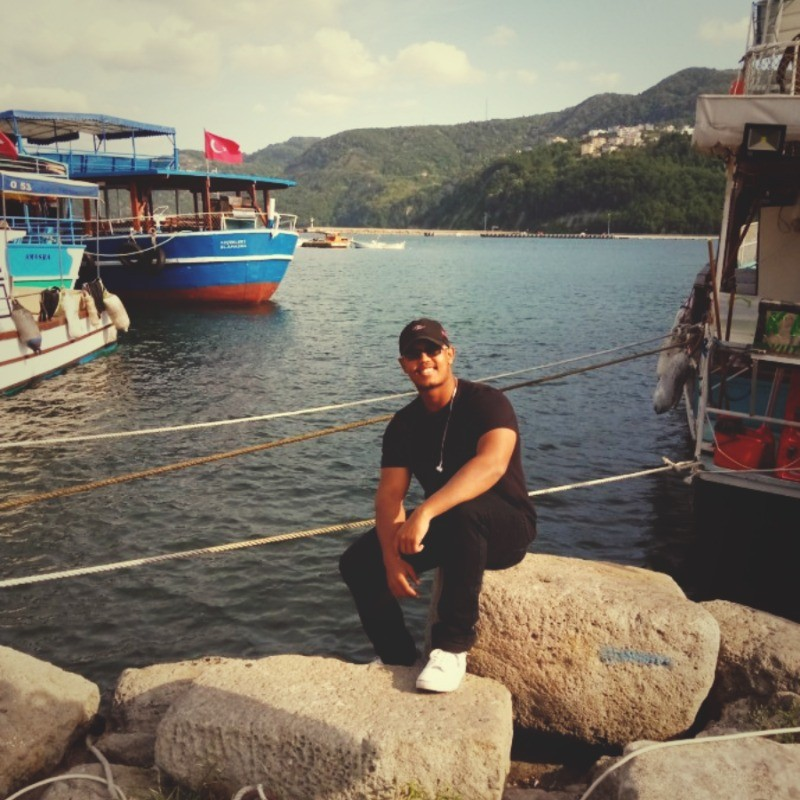
#> input picture Week 1/assets/ME.jpeg, 800 x 800 px
$ jupyter execute Lecture_1.ipynb
#> lines starting #> are read from the running program, lines starting #| are printed output that depends on the picture
# Lecture 1 — Pattern Recognition & Function Approximation (from Scalars to Vectors & Matrices) & Building the Linear Regression Model from Scratch

Welcome to **Lecture 1** of *Practical Introduction to Machine Learning and Deep Learning*!
This lecture is part of the **SAIR ML/DL Roadmap & Bootcamp**, and will lay the foundation for everything we’ll build later.

## 🌱 Why This Lecture Matters

Before we jump into big models and fancy libraries, we must understand the **core idea** behind machine learning:

> *“We don’t write explicit rules… we let algorithms learn patterns and rules from data.”*

This is what makes ML fundamentally different from traditional programming:
we don’t tell the computer exactly what to do; instead, it **learns from examples**.

## 📖 Definition (Short)

> **Machine Learning** is a *new programming paradigm* that uses algorithms to **recognize patterns** in data and **approximate functions** that map inputs to outputs.

## 🧠 Let’s Unpack This

- **Programming paradigm:**
  Traditional programming:
  $$
  \text{Rules} + \text{Data} \longrightarrow \text{Answer}
  $$
  Machine learning:
  $$
  \text{Data} + \text{Answer} \longrightarrow \text{Rules (Model)}
  $$
  💡 *We let the computer discover the rules from examples.*

- **Pattern recognition:**
  The model looks at examples and discovers regularities or structure in the data.
  It learns to generalize from what it sees rather than memorizing.

- **Function approximation:**
  There exists an unknown mapping \( f(x) \) behind the data.
  ML builds a parametric function \( f_\theta(x) \) that **approximates** it as closely as possible.
  💡 *“Why approximate?”* — because the true function is often unknown or too complex to write manually.

- **Algorithms (training):**
  Algorithms are used to adjust the parameters \( \theta \) so that predictions \( \hat{y} \) get closer to the true outputs \( y \).


<details>
<summary>🧾 Whiteboard Cue (click to expand)</summary>

Use the whiteboard to illustrate:

1. **Classical programming vs. ML paradigm**

2. **What is really Pattern recognition**

3. **Function approximation and why approx?**

4. **Conceptual flow diagram:**

[cell 1]
# Example: scalar input and function mapping

# Step 1: Define a single scalar input
x_scalar = 4  # this is our input

# Step 2: Define a function f(x) that maps input to output
def f(x):
    # This is our "model" or function
    # For now, it's just squaring the input
    return x**2

# Step 3: Compute the output for our input
y_scalar = f(x_scalar)

# Step 4: Show the result
print("Input x =", x_scalar)
print("Output y = f(x) =", y_scalar)

[cell 2]
import matplotlib.pyplot as plt
# ----------------------------
# 4️⃣ Plotting the Function
# ----------------------------
plt.figure(figsize=(6,4))
plt.plot(x_scalar, y_scalar, 'o-', color='blue', label='f(x) = x^2')
plt.title("Function f(x) = x^2")
plt.xlabel("x")
plt.ylabel("f(x)")
plt.grid(True)
plt.legend()
plt.show()
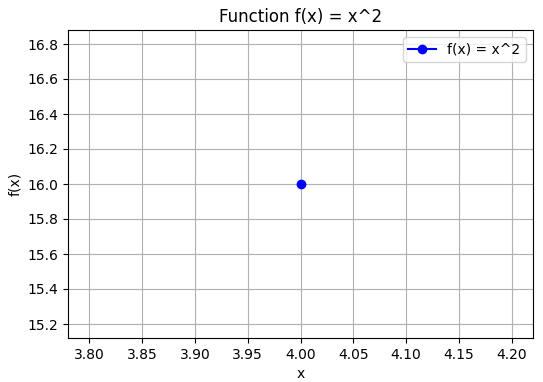
#> figure drawn by matplotlib, 1 panel

## A better way to visualize this is:

[cell 3]
import numpy as np
# ----------------------------
#Same code but we add the np.linspace function from numpy to create a curve
# ----------------------------
x_curve = np.linspace(0, 5, 100)  # 100 points from 0 to 5
y_curve = f(x_curve)

plt.figure(figsize=(6,4))
plt.plot(x_curve, y_curve, color='blue', label='f(x) = x^2')  # full curve
plt.scatter(x_scalar, y_scalar, color='red', s=100, label='Scalar Input')  # single point
plt.title("Function f(x) = x^2 with Scalar Highlighted")
plt.xlabel("x")
plt.ylabel("f(x)")
plt.grid(True)
plt.legend()
plt.show()
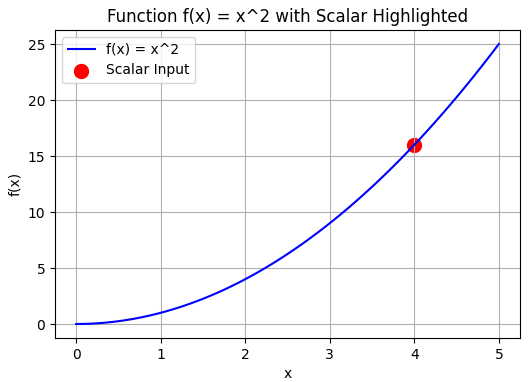
#> figure drawn by matplotlib, 1 panel; curve peaks at x = 5, y = 25

# From 2D Table to 3D Image Data

SCALAR → VECTOR → MATRIX → TENSOR

## 3️⃣ Visualizing the Data Hierarchy

To make the progression from **Scalar → Vector → Matrix → Tensor** tangible, see this diagram:

- **Scalar:** single number
- **Vector:** 1D array → single data point with multiple features
- **Matrix:** 2D array → multiple data points × features
- **Tensor:** 3D or higher → images, videos, sequences

In ML, data comes in various forms. We start with simple **tabular data** and move to **images**, which are essentially **3D arrays**.

---

## 1️⃣ 2D Tabular Data (Matrix)

Imagine a small dataset of 3 people with 3 features:

| Height | Weight | Age |
|--------|--------|-----|
| 180    | 75     | 25  |
| 165    | 60     | 30  |
| 170    | 68     | 28  |

This is a **matrix**: 3 rows (examples) × 3 columns (features).

```

[cell 4]
# 2D Tabular Data
people = [
    [180, 75, 25],
    [165, 60, 30],
    [170, 68, 28]
]


print(people) ## This is a 2D
print("2D Table (Matrix) of People Data:")
for row in people:
    print(row)

<div style="text-align: center; font-size: 28px; font-weight: bold;">
2️⃣ 3D Image Data
</div>

<div style="text-align: center; font-size: 20px; margin-top: 10px;">
Now, consider a <b>color image</b>. An image is naturally a <b>3D array</b>:
</div>

<div style="text-align: center; margin-top: 10px;">

</div>

<div style="text-align: center; font-size: 20px; margin-top: 10px;">
- Height × Width × Channels (RGB)<br>
- Each pixel has 3 values: Red, Green, Blue
</div>

[cell 5]
from PIL import Image
import matplotlib.pyplot as plt
import time

# ----------------------------
# Start Timer
# ----------------------------
start_time = time.time()

# Load image
img = Image.open("assets/ME.jpeg")
#> img is the input picture: PIL image 800x800 RGB; mean R, G, B 125.4, 118.3, 104.8
# Keep original size for visualization

# Convert to RGB tuples
img_rgb = list(img.getdata())
#> img_rgb = 640000 items
width, height = img.size

# Convert to 2D list (Height x Width) with RGB tuples
img_list = []
for i in range(height):
    row = []
    for j in range(width):
        row.append(img_rgb[i*width + j])
    img_list.append(row)
#> after the loop, img_list = 800 items

# Show image with matplotlib
plt.imshow(img)
plt.title("Real Image")
plt.axis("off")
plt.show()

# Print only top-left 5x5 pixels to keep it readable
print("\n My Image as a matrix (Height x Width x Channels):")
for i, row in enumerate(img_list[:5]):
    print([row[j] for j in range(5)])
#> this loop made 5 passes
#| [(200, 198, 173), (200, 198, 173), (200, 198, 173), (200, 198, 173), (200, 198, 173)]
#| [(200, 198, 173), (200, 198, 173), (200, 198, 173), (200, 198, 173), (200, 198, 173)]
#| [(200, 198, 173), (200, 198, 173), (200, 198, 173), (200, 198, 173), (200, 198, 173)]
#| [(200, 198, 173), (200, 198, 173), (200, 198, 173), (200, 198, 173), (200, 198, 173)]
#| [(200, 198, 173), (200, 198, 173), (200, 198, 173), (200, 198, 173), (200, 198, 173)]

# ----------------------------
# Stop Timer and Display
# ----------------------------
end_time = time.time()
print(f"\nPython list processing took {end_time - start_time:.4f} seconds")

## Can we enhance this code?
## Write less code ?
## Make it faster ?

## YES , take a look at this:

[cell 6]
import numpy as np

# ------------------------------
# NumPy Version
# ------------------------------
start_time = time.time()

# Load image and convert to NumPy array
img_np = np.array(Image.open("assets/ME.jpeg"))

# Show image with matplotlib
plt.imshow(img_np)
plt.title("Real Image (NumPy Version)")
plt.axis("off")
plt.show()

# Print pixel matrix
print("\nFull image matrix (NumPy Version):")
print(img_np)
#> (printed output is left out)

print(img_np.shape)
#| (800, 800, 3)

numpy_time = time.time() - start_time
print(f"\nNumPy version took {numpy_time:.4f} seconds")

## ⚠️ Why Python Lists and Loops Can Be a Problem in ML

So far, we have been representing images and data using **nested Python lists**:

```python
image_list = [
    [[255, 0, 0], [0, 255, 0]],
    [[0, 0, 255], [255, 255, 0]],
    [[255, 0, 255], [0, 255, 255]]
]
````

We can do operations with **for-loops**, but this approach has **serious limitations**.

---

### 🔹 Problems with Lists + For-Loops

1. **Inefficient for large datasets**

   * Images, videos, and tabular data often have **millions of elements**.
   * Nested loops (`for i in height`, `for j in width`, `for c in channels`) are **slow in Python**.

2. **Complex indexing and slicing**

   * Want a submatrix or a single color channel? It’s **cumbersome and error-prone**.

   ```python
   red_channel = [[pixel[0] for pixel in row[:2]] for row in image_list[:2]]
   ```

3. **No vectorized operations**

   * To increase brightness, you’d need **triple loops**:

   ```python
   for i in range(height):
       for j in range(width):
           for c in range(3):
               image_list[i][j][c] += 50
   ```

4. **Hard to integrate with ML/DL libraries**

   * Libraries like **TensorFlow, PyTorch, and scikit-learn** expect **arrays/tensors**, not nested lists.

5. **General-purpose vs specialized**

   * Python lists are **general data structures**, used for anything: strings, numbers, objects, etc.
   * Example:

   ```python
   person = ["Alice", 25, 1.68]  # string, integer, float
   ```

   * ✅ Flexible
   * ❌ Not optimized for **large numerical computations**

---

### 💡 Why NumPy is Better

NumPy introduces **multi-dimensional arrays (ndarrays)** that:

* Are **memory-efficient**
* Allow **fast vectorized operations** (no explicit loops needed)
* Support **easy slicing, indexing, and broadcasting**
* Integrate seamlessly with ML/DL libraries

```python
import numpy as np

# Convert Python list to NumPy array
image_np = np.array(image_list)

# Increase brightness vectorized
image_np = np.clip(image_np + 50, 0, 255)

# Get top-left 2x2 pixels, red channel
print(image_np[:2, :2, 0])
```

---

### 🔹 Key Intuition

* Python lists are **flexible but slow** for large numerical data.
* NumPy arrays are **optimized for numerical computation**:

  * Stored **contiguously in memory**
  * Use **low-level C operations** for speed
  * Enable **vectorized math on entire arrays at once**

> ✅ For real ML workloads (images, audio, tabular data), **NumPy is the standard starting point**.

```

This now clearly shows why lists are general-purpose**, why they’re slow for ML tasks, and why NumPy is specialized, fast, and essential.

## ⚠️ Why Python Lists and Loops Can Be a Problem in ML

So far, we have been representing images and data using **nested Python lists**:

```python
image_list = [
    [[255, 0, 0], [0, 255, 0]],
    [[0, 0, 255], [255, 255, 0]],
    [[255, 0, 255], [0, 255, 255]]
]
````

We can do operations with **for-loops**, but this approach has **serious limitations**.

---

### 🔹 Problems with Lists + For-Loops

1. **Inefficient for large datasets**

   * Images, videos, and tabular data often have **millions of elements**.
   * Nested loops (`for i in height`, `for j in width`, `for c in channels`) are **slow in Python**.

2. **Complex indexing and slicing**

   * Want a submatrix or a single color channel? It’s **cumbersome and error-prone**.

   ```python
   red_channel = [[pixel[0] for pixel in row[:2]] for row in image_list[:2]]
   ```

3. **No vectorized operations**

   * To increase brightness, you’d need **triple loops**:

   ```python
   for i in range(height):
       for j in range(width):
           for c in range(3):
               image_list[i][j][c] += 50
   ```

4. **Hard to integrate with ML/DL libraries**

   * Libraries like **TensorFlow, PyTorch, and scikit-learn** expect **arrays/tensors**, not nested lists.

5. **General-purpose vs specialized**

   * Python lists are **general data structures**, used for anything: strings, numbers, objects, etc.
   * Example:

   ```python
   person = ["Alice", 25, 1.68]  # string, integer, float
   ```

   * ✅ Flexible
   * ❌ Not optimized for **large numerical computations**

---

### 💡 Why NumPy is Better

NumPy introduces **multi-dimensional arrays (ndarrays)** that:

* Are **memory-efficient**
* Allow **fast vectorized operations** (no explicit loops needed)
* Support **easy slicing, indexing, and broadcasting**
* Integrate seamlessly with ML/DL libraries

### 🔹 Key Intuition

* Python lists are **flexible but slow** for large numerical data.
* NumPy arrays are **optimized for numerical computation**:

  * Stored **contiguously in memory**
  * Use **low-level C operations** for speed
  * Enable **vectorized math on entire arrays at once**

> ✅ For real ML workloads (images, audio, tabular data), **NumPy is the standard starting point**.

<details>
<summary>🧾 Whiteboard Cue (click to expand)</summary>

Use the whiteboard to illustrate:

1. **Nested Python lists** vs **NumPy arrays**
   - Show a 3x3 image example in lists
   - Then show it as a NumPy ndarray

2. **Loops vs Vectorization**
   - Triple for-loop to modify RGB values
   - Single vectorized operation with NumPy

3. **Memory layout & speed**
   - Draw contiguous memory for NumPy vs scattered references for lists

4. **General-purpose vs Specialized**
   - Python list can hold strings, numbers, objects
   - NumPy array is specialized for numeric computations

5. **Integration with ML libraries**
   - Illustrate that ML frameworks expect tensors/arrays, not nested lists
</details>

[cell 7]
from PIL import Image
import numpy as np
import time

# Load a reasonably sized image
img = Image.open("assets/ME.jpeg")
img = img.resize((200, 150))  # resize for demo purposes
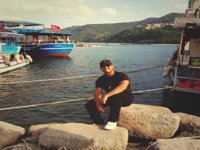
#> img: PIL image 200x150 RGB; mean R, G, B 125.4, 118.3, 104.8

# ----------------------------
# 1️⃣ Python List Version
# ----------------------------
start_list = time.time()

# Convert to RGB tuples and then nested lists
img_rgb = list(img.getdata())
#> img_rgb = 30000 items
width, height = img.size

img_list = []
for i in range(height):
    row = []
    for j in range(width):
        row.append(list(img_rgb[i*width + j]))  # convert tuple to list
    img_list.append(row)
#> after the loop, img_list = 150 items

# Example operation: increase brightness by 50
for i in range(height):
    for j in range(width):
        for c in range(3):
            img_list[i][j][c] = min(img_list[i][j][c] + 50, 255)

list_time = time.time() - start_list
print(f"Python list version took: {list_time:.4f} seconds")

# ----------------------------
# 2️⃣ NumPy Version
# ----------------------------
start_numpy = time.time()

img_np = np.array(img, dtype=np.uint8)

# Vectorized operation: increase brightness by 50
img_np_bright = np.clip(img_np + 50, 0, 255)
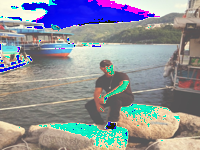
#> img_np_bright: shape (150, 200, 3); mean R, G, B 142.8, 145.3, 154

numpy_time = time.time() - start_numpy
print(f"NumPy version took: {numpy_time:.4f} seconds")

[cell 8]
# ----------------------------
# 3️⃣ Speed-up Calculation
# ----------------------------
speed_up = list_time / numpy_time
print(f"\nNumPy is approximately {speed_up:.2f}x faster than Python lists for this operation!")

[cell 9]
fig, axes = plt.subplots(1, 2, figsize=(12, 6))  # 1 row, 2 columns

# Original image
axes[0].imshow(img_np)
axes[0].set_title("Original Image")
axes[0].axis("off")

# Modified image
axes[1].imshow(img_np_bright)
axes[1].set_title("Brightness +50")
axes[1].axis("off")

## Now we ready to scale up this old example :

```python
# Example: scalar input and function mapping

# Step 1: Define a single scalar input
x = 2  # this is our input

# Step 2: Define a function f(x) that maps input to output
def f(x):
    # This is our "model" or function
    # For now, it's just squaring the input
    return x**2

# Step 3: Compute the output for our input
y = f(x)

# Step 4: Show the result
print("Input x =", x)
print("Output y = f(x) =", y)
```

[cell 10]
# ----------------------------
# 3️⃣ Vectorized Input (Batch)
# ----------------------------
# Multiple inputs at once
x_vector = np.array([0, 1, 2, 3, 4, 5])
y_vector = f(x_vector)
print(f"\nVector input x = {x_vector} → output y = {y_vector}")

# ----------------------------
# 4️⃣ Plotting the Function
# ----------------------------
plt.figure(figsize=(6,4))
plt.plot(x_vector, y_vector, 'o-', color='blue', label='f(x) = x^2')
plt.title("Function f(x) = x^2")
plt.xlabel("x")
plt.ylabel("f(x)")
plt.grid(False)
plt.legend()
plt.show()
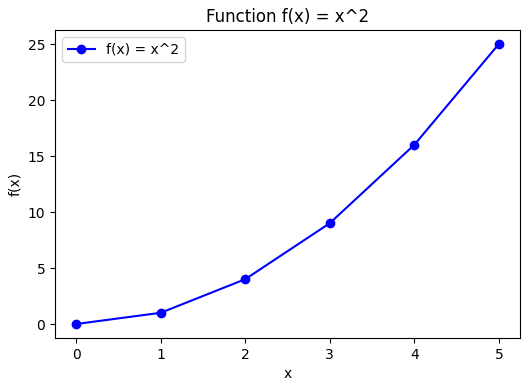
#> figure drawn by matplotlib, 1 panel

## And Scale it up to Vectors and Matrices

[cell 11]
# 2D Input
X = np.array([
    [1, 2],
    [3, 4],
    [5, 6]
])

# X.shape[1] =
Y = f(X)
print("2D Input Matrix X:")
print(X)
print("Output Matrix Y:")
print(Y)

# Plot each feature as a line
plt.figure(figsize=(6,4))
for col in range(X.shape[1]):
    plt.plot(X[:, col], Y[:, col], 'o-', label=f'Feature {col+1}')
plt.xlabel("Examples")
plt.ylabel("f(X)")
plt.title("Function applied to 2D Input Matrix")
plt.grid(True)
plt.legend()
plt.show()
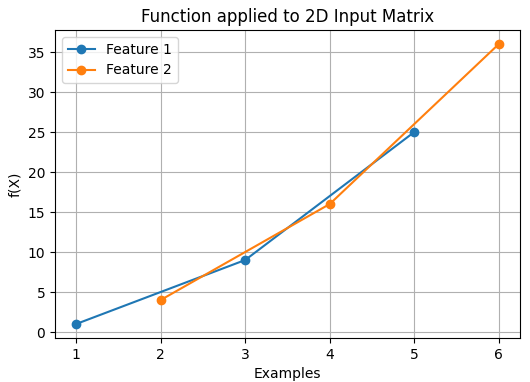
#> figure drawn by matplotlib, 1 panel

# **📘 Deep Dive: Linear Regression Step by Step (House Price Example)**

# Lets build a the linear regression example step by step, with deep intuition and visuals.

## **Step 1️⃣ — Create a Practical Dataset**

We simulate house prices based on **3 features**: size, bedrooms, age.

[cell 12]
from mpl_toolkits.mplot3d import Axes3D
from ipywidgets import interact


# Features: [size in sqft, number of bedrooms, age of house]
X = np.array([
    [1400, 3, 20],
    [1600, 3, 15],
    [1700, 4, 10],
    [1875, 4, 5],
    [1100, 2, 30]
])

# Target: Price in $1000s
Y = np.array([
    [245],
    [312],
    [279],
    [308],
    [199]
])

print("Feature Matrix X (Examples x Features):")
print(X)
print("\nTarget Prices Y:")
print(Y)

**Intuition:**

* Each row = **one house example**
* Each column = **a feature** (size, bedrooms, age)
* `X.shape = (5,3)` → 5 examples, 3 features
* `Y.shape = (5,1)` → target price for each example

> This is the **data structure** the model uses.

## **Step 2️⃣ — Visualize Features vs Price**

**see which features have a stronger linear relationship**
**why features are important inputs**

[cell 13]
feature_names = ["Size (sqft)", "Bedrooms", "Age"]

plt.figure(figsize=(12,4))
for i in range(X.shape[1]):
    plt.subplot(1,3,i+1)
    plt.scatter(X[:,i], Y, color='blue')
    plt.xlabel(feature_names[i])
    plt.ylabel("Price ($1000s)")
    plt.title(f"{feature_names[i]} vs Price")
    plt.grid(True)
plt.tight_layout()
plt.show()
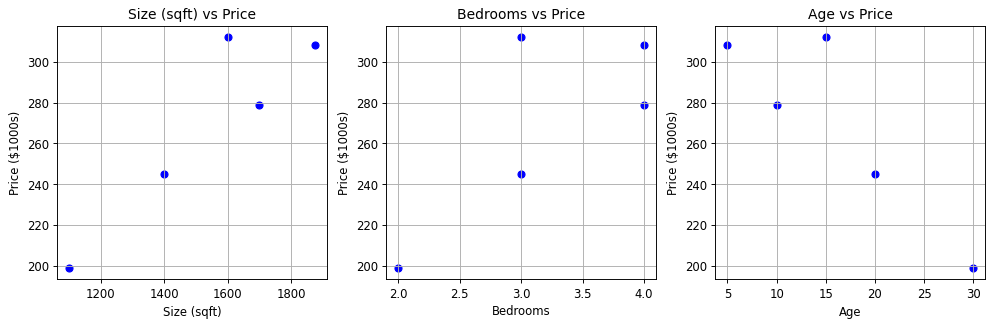
#> figure drawn by matplotlib, 3 panels
#> (the rest of the program and of its run is left out)
